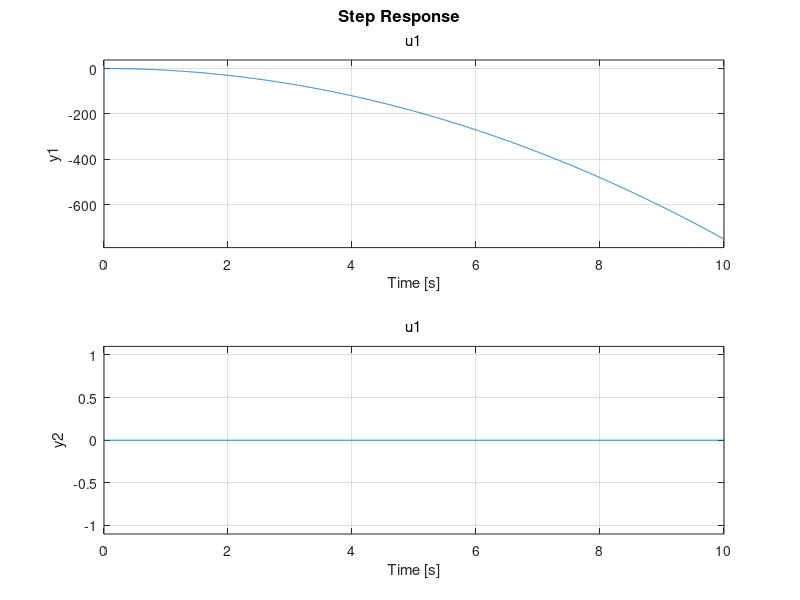
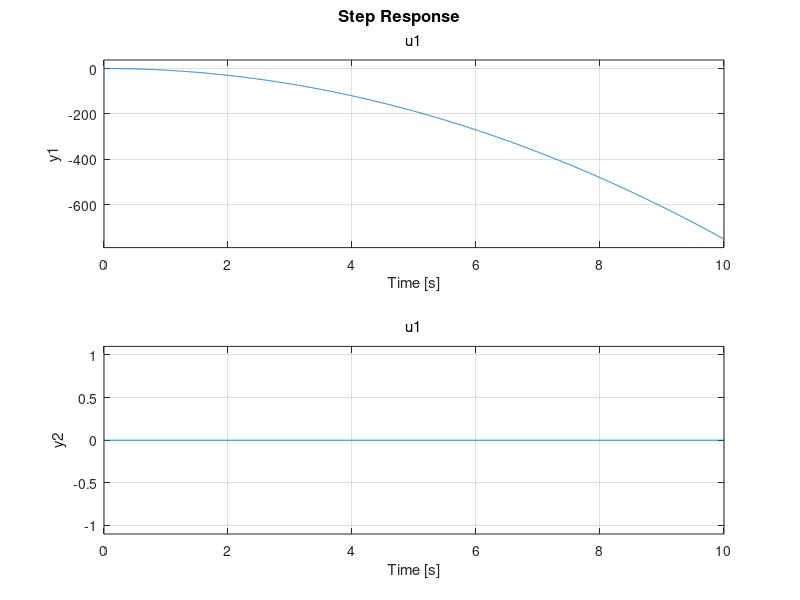

Recreate these plots in MATLAB, in order.
%% SS model
clear all; close all; clc;
%manipulator
g = 9.8052;
m2 = 12.632222;
m3 = 23.735183;
m1 = m2 + m3;
I3 = [8.51];

%% modelo
A = [0 1;
     0 0]; 
B = [0; (-g*(m2 + m3)/m3)];
C = [1 0;
     0 0];
D = [0; 0];
sys_ss = ss(A, B, C, D)
sys_tf = tf(sys_ss)
n=10;
%for i=1:n
     %sys(:,i)=ss(A,B(:,i),C,D);
%end
figure(1)
step(sys_tf)
figure(2)
step(sys_ss)